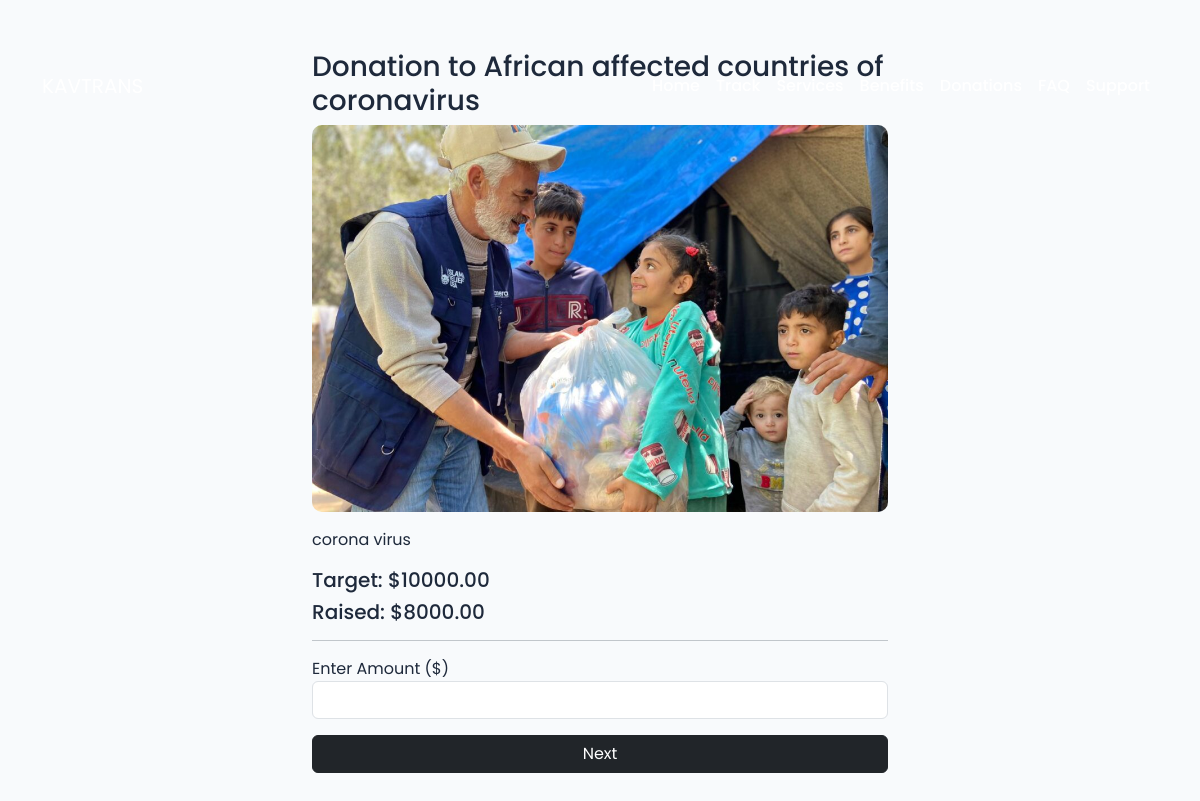
Page /dashboard/donate/7/ on the committed database.
### core/models.py (models this page shows, shortened)
class DonationCause(models.Model):
    title = models.CharField(max_length=200)
    description = models.TextField()
    image = models.ImageField(upload_to='donations/')
    target_amount = models.DecimalField(max_digits=10, decimal_places=2)
    amount_raised = models.DecimalField(max_digits=10, decimal_places=2, default=0)
    is_active = models.BooleanField(default=True)
    created_at = models.DateTimeField(auto_now_add=True)

### dashboard/views.py (the view)
# urls.py: path("donate/<int:cause_id>/", views.donate_to_cause, name="donate_to_cause"),
def donate_to_cause(request, cause_id):
    cause = get_object_or_404(DonationCause, id=cause_id)
    return render(request, "dashboard/donate_to_cause.html", {
        "cause": cause
    })

### templates/dashboard/donate_to_cause.html (shortened to what this page needs)
{% extends "base.html" %}
{% block content %}
<div class="container" style="max-width:600px; margin:50px auto;">
    <h3>{{ cause.title }}</h3>
    {% if cause.image %}
        <img src="{{ cause.image.url }}" style="width:100%; border-radius:10px;">
    {% endif %}
    <p class="mt-3">{{ cause.description }}</p>
    <h5>Target: ${{ cause.target_amount }}</h5>
    <h5>Raised: ${{ cause.amount_raised }}</h5>
    <hr>
    <form method="POST" action="">
    <div class="mb-3">
        <label>Enter Amount ($)</label>
        <input type="number" name="amount" class="form-control" required min="1" step="any">
    </div>
    <button class="btn btn-dark w-100">Next</button>
</form>
</div>
{% endblock %}

### templates/base.html (style rules this page uses)
:root { --primary:#0f172a; --accent:#ff6b00; --light:#f8fafc; --text:#1e293b; }
body { font-family:'Poppins', sans-serif; background:var(--light); margin:0; color:var(--text); }

### rows in the picture
DonationCause: title "Donation to African affected countries of coronavirus", image (picture), description "corona virus", target_amount "10000.00", amount_raised "8000.00"
